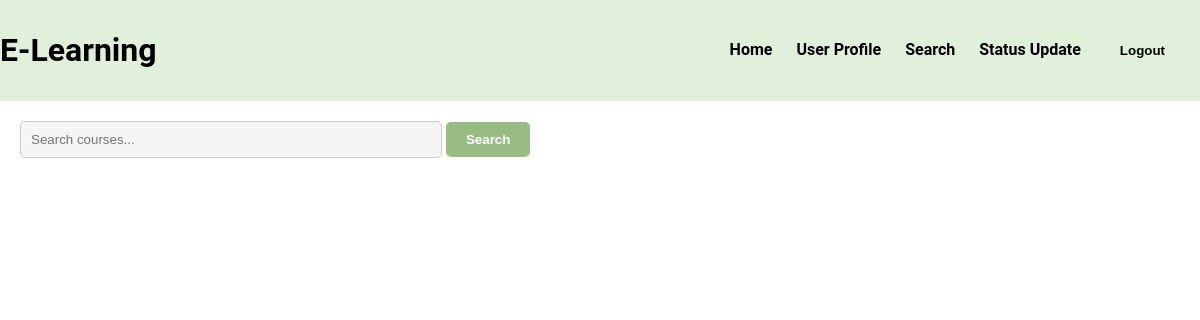
/courses/enrollment/ (signed in), run on an earlier commit of the app's database.
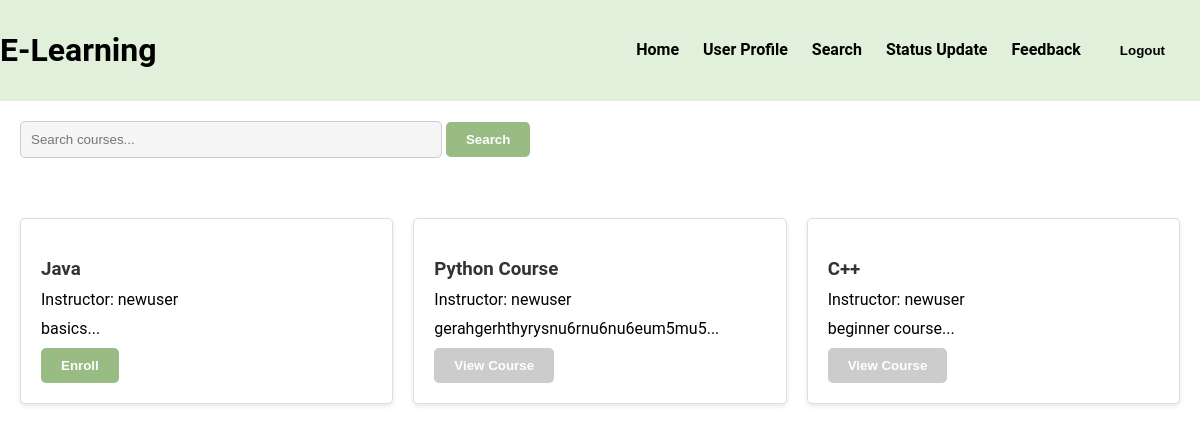
And on a later commit of the database.
### el/models.py (models this page shows, shortened)
class Course(models.Model):
    title = models.CharField(max_length=255) # The title of the course
    description = models.TextField() # The description of the course
    subject = models.CharField(max_length=255, default='General') # The subject of the course
    teacher = models.ForeignKey(PortalUser, on_delete=models.CASCADE, related_name='courses_taught') # The teacher who teaches the course
    created_at = models.DateTimeField(auto_now_add=True) # The time the course was created

class PortalUser(AbstractUser):
    USER_TYPE_CHOICES = (
        ('student', 'Student'),
        ('teacher', 'Teacher'),
    )
    user_type = models.CharField(max_length=7, choices=USER_TYPE_CHOICES, default='student')
    email = models.EmailField(_('email address'), unique=True)
    photo = models.ImageField(upload_to='user_photos/', blank=True, null=True)
    real_name = models.CharField(max_length=255, null=True, blank=True)
    bio = models.TextField(blank=True,null=True)
    qualifications = models.TextField(blank=True ,null=True)
    class Meta:
        verbose_name = 'Portal User'
        verbose_name_plural = 'Portal Users'
        permissions = [
        ]
    def is_student(self):
        return self.user_type == 'student'

### el/views.py (the view)
# urls.py: path('courses/enrollment/', enrollmentpage, name='enrollment'), # Enrollment page
@login_required
def enrollmentpage(request):
    search_term = request.GET.get('search', '').strip()
    courses = Course.objects.filter(
        Q(title__icontains=search_term) |
        Q(teacher__real_name__icontains=search_term) |
        Q(description__icontains=search_term)
    )
    courses = courses.order_by('-created_at')  # Or any other default ordering
    enrollments = Enrollment.objects.filter(student=request.user) # Get all enrollments for the current user
    enrollments_json = json.dumps([
        {'courseId': enrollment.course.id} for enrollment in enrollments
    ])
    context = {
        'courses': courses,  # All courses
        'enrollments_json': enrollments_json, # Enrollments as JSON
        'search_term': search_term,  # Search term
    }
    return render(request, 'enrollment.html', context)

### el/templates/enrollment.html (shortened to what this page needs)
<!DOCTYPE html>
<html>
<head>
    {% load static %}
    <link rel="stylesheet" href="{% static 'css/navbar.css' %}">
    <link rel="stylesheet" href="{% static 'css/enrollment.css' %}">
</head>
<body>
    <header>
        <div class="logo">
            <h1 class="platform-title">E-Learning</h1>
        </div>
        <nav>
            <ul>
                <li><a href="{% url 'home'%}">Home</a></li>
                {% if user.is_authenticated %}
                <li><a href="{% url 'userprofile' user.username %}">User Profile</a></li>
                    {% if user.user_type == 'student' %}
                    <li><a href="{% url 'search_page' %}">Search</a></li>
                    <li><a href="{% url 'post_status_update' %}">Status Update</a></li>
                    {% elif user.user_type == 'teacher' %}
                        <li><a href="{% url 'search_page' %}">Search</a></li>
                        <li><a href="{% url 'create_course' %}">Course Creation</a></li>
                    {% endif %}
                    {% if request.user.is_authenticated and request.user.is_student and request.user.enrollments.exists %}
                    <li><a href="{% url 'feedback' %}">Feedback</a></li>
                    {% endif %}
                {% else %}
                    <li><a href="/login/">Login</a></li>
                    <li><a href="/register/">Register</a></li>
                {% endif %}
                <form action="{% url 'logout' %}" method="post">
                    <button type="submit">Logout</button>
                </form>
            </ul>
        </nav>
    </header>
    <main>
    <section class="search-and-sort">
        <div class="search-and-sort">
            <div class="search-bar">
                <form method="GET" id="searchForm">
                    <input type="text" class="search-input" placeholder="Search courses..." name="search">
                    <button class="search-button" type="submit">Search</button>
                </form>
            </div>
        </div>
    </section>
    <div class="course-listings">
        {% for course in courses %}
        <div class="course-card">
            <h3>{{ course.title }}</h3>
            <p>Instructor: {{ course.teacher.username }}</p>
            <p>{{ course.description | truncatewords:15 }}...</p>
            {% if course in enrollments.course_set.all %}
            <a href="{% url 'coursedetails' course_id=course.id %}">
                <button class="enroll-button enrolled">View Course</button>
            </a>
            {% else %}
            <a href="{% url 'enroll' course_id=course.id %}">
                <button class="enroll-button">Enroll</button>
            </a>
            {% endif %}
        </div>
        {% endfor %}
    </div>
</main>
</body>
</html>

### static/css/navbar.css (style rules this page uses)
header { background-color: #E1F0DA; padding: 10px 0; display: flex; justify-content: space-between; align-items: center; }
nav ul { list-style-type: none; margin: 0; padding: 0; }
nav ul li { display: inline; margin-right: 20px; }
nav ul li a { text-decoration: none; color: #000; font-weight: bold; }
form { display: inline; }
button { text-decoration: none; color: #000; font-weight: bold; padding: 8px 15px; cursor: pointer; margin-right: 20px; border: none; background-color: #E1F0DA; border-radius: 5px; }

### static/css/enrollment.css (style rules this page uses)
body { font-family: 'Roboto', sans-serif; margin: 0; padding: 0; }
.search-and-sort { margin-bottom: 20px; padding-top: 10px; padding-bottom: 10px; padding-left: 10px; }
.search-bar { margin-right: 20px; }
.search-input { width: 400px; padding: 10px; border: 1px solid #ccc; border-radius: 5px; background-color: #f5f5f5; position: relative; }
.search-input::before { font-family: "FontAwesome"; content: "\f002"; position: absolute; left: 15px; top: 50%; transform: translateY(-50%); color: gray; }
.search-button { background-color: #99BC85; color: #fff; padding: 10px 20px; border: none; border-radius: 5px; cursor: pointer; transition: background-color 0.3s ease; }
.course-listings { display: grid; grid-template-columns: repeat(auto-fit, minmax(250px, 1fr)); gap: 20px; padding-left: 20px; padding-right: 20px; }
.course-card { background-color: #ffffff; border: 1px solid #dddddd; border-radius: 5px; padding: 20px; box-shadow: 0 2px 5px rgba(0, 0, 0, 0.1); }
.course-card h3 { color: #333333; margin-bottom: 10px; }
.course-card p { margin: 10px 0; }
.enroll-button { background-color: #99BC85; color: #fff; padding: 10px 20px; border: none; border-radius: 5px; cursor: pointer; transition: background-color 0.3s ease; text-decoration: none; }
.enroll-button.enrolled { background-color: #ccc; cursor: default; }

What changed in the data, as far as the page shows it:
added Course: title "Java", teacher.username "newuser", description "basics", shows "Enroll"
added Course: title "Python Course", teacher.username "newuser", description "gerahgerhthyrysnu6rnu6nu6eum5mu5", shows "View Course"
added Course: title "C++", teacher.username "newuser", description "beginner course", shows "View Course"
Also different on the page:
text now shown: "Feedback"
